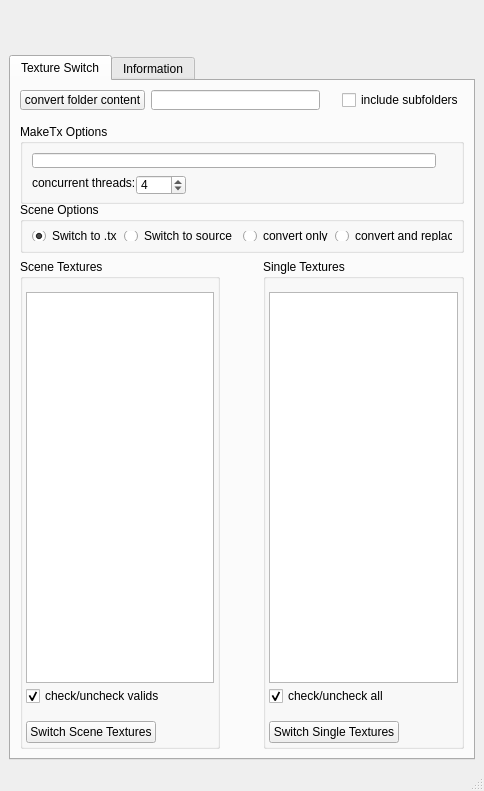
<?xml version="1.0" encoding="UTF-8"?>
<ui version="4.0">
 <class>mainWindow</class>
 <widget class="QMainWindow" name="mainWindow">
  <property name="geometry">
   <rect>
    <x>0</x>
    <y>0</y>
    <width>484</width>
    <height>791</height>
   </rect>
  </property>
  <property name="minimumSize">
   <size>
    <width>484</width>
    <height>0</height>
   </size>
  </property>
  <property name="baseSize">
   <size>
    <width>440</width>
    <height>0</height>
   </size>
  </property>
  <property name="windowTitle">
   <string>Texture Switch</string>
  </property>
  <property name="documentMode">
   <bool>false</bool>
  </property>
  <property name="tabShape">
   <enum>QTabWidget::Rounded</enum>
  </property>
  <widget class="QWidget" name="centralwidget">
   <layout class="QGridLayout" name="gridLayout_2">
    <item row="0" column="0">
     <layout class="QHBoxLayout" name="layout01">
      <property name="spacing">
       <number>0</number>
      </property>
      <item>
       <widget class="QWidget" name="labelBackground" native="true">
        <property name="minimumSize">
         <size>
          <width>0</width>
          <height>40</height>
         </size>
        </property>
        <property name="autoFillBackground">
         <bool>true</bool>
        </property>
        <widget class="QLabel" name="mainIcon">
         <property name="geometry">
          <rect>
           <x>10</x>
           <y>0</y>
           <width>161</width>
           <height>41</height>
          </rect>
         </property>
         <property name="text">
          <string/>
         </property>
         <property name="pixmap">
          <pixmap>../icons/arTextureSwitchSmall.png</pixmap>
         </property>
        </widget>
       </widget>
      </item>
     </layout>
    </item>
    <item row="1" column="0">
     <layout class="QHBoxLayout" name="horizontalLayout">
      <item>
       <widget class="QTabWidget" name="TextureSwitchTab">
        <property name="currentIndex">
         <number>0</number>
        </property>
        <widget class="QWidget" name="tab">
         <attribute name="title">
          <string>Texture Switch</string>
         </attribute>
         <layout class="QGridLayout" name="gridLayout_3">
          <item row="2" column="0">
           <layout class="QHBoxLayout" name="horizontalLayout_2">
            <item>
             <layout class="QHBoxLayout" name="horizontalLayout_3">
              <item>
               <widget class="QGroupBox" name="sceneTexturesGrp">
                <property name="minimumSize">
                 <size>
                  <width>125</width>
                  <height>0</height>
                 </size>
                </property>
                <property name="title">
                 <string>Scene Textures</string>
                </property>
                <layout class="QGridLayout" name="gridLayout_6">
                 <property name="leftMargin">
                  <number>3</number>
                 </property>
                 <property name="topMargin">
                  <number>3</number>
                 </property>
                 <property name="rightMargin">
                  <number>3</number>
                 </property>
                 <property name="bottomMargin">
                  <number>3</number>
                 </property>
                 <property name="spacing">
                  <number>3</number>
                 </property>
                 <item row="0" column="0">
                  <layout class="QVBoxLayout" name="verticalLayout_3">
                   <property name="topMargin">
                    <number>10</number>
                   </property>
                   <item>
                    <widget class="QTreeView" name="textListLeft">
                     <property name="contextMenuPolicy">
                      <enum>Qt::CustomContextMenu</enum>
                     </property>
                     <property name="toolTip">
                      <string>use right click for other functions</string>
                     </property>
                     <property name="showDropIndicator" stdset="0">
                      <bool>false</bool>
                     </property>
                     <property name="selectionMode">
                      <enum>QAbstractItemView::ExtendedSelection</enum>
                     </property>
                     <property name="verticalScrollMode">
                      <enum>QAbstractItemView::ScrollPerPixel</enum>
                     </property>
                     <property name="horizontalScrollMode">
                      <enum>QAbstractItemView::ScrollPerItem</enum>
                     </property>
                     <property name="indentation">
                      <number>0</number>
                     </property>
                     <property name="rootIsDecorated">
                      <bool>true</bool>
                     </property>
                     <property name="animated">
                      <bool>true</bool>
                     </property>
                     <attribute name="headerVisible">
                      <bool>false</bool>
                     </attribute>
                    </widget>
                   </item>
                  </layout>
                 </item>
                 <item row="1" column="0">
                  <layout class="QVBoxLayout" name="verticalLayout_10">
                   <property name="spacing">
                    <number>15</number>
                   </property>
                   <item>
                    <widget class="QCheckBox" name="checkAllLeftBx">
                     <property name="text">
                      <string>check/uncheck valids</string>
                     </property>
                     <property name="checked">
                      <bool>true</bool>
                     </property>
                    </widget>
                   </item>
                   <item>
                    <widget class="QPushButton" name="switchSceneBtn">
                     <property name="maximumSize">
                      <size>
                       <width>130</width>
                       <height>27</height>
                      </size>
                     </property>
                     <property name="toolTip">
                      <string>converts all scene textures (valid in left Scene Textures panel)
wheter if checked or not</string>
                     </property>
                     <property name="text">
                      <string>Switch Scene Textures</string>
                     </property>
                    </widget>
                   </item>
                  </layout>
                 </item>
                </layout>
               </widget>
              </item>
             </layout>
            </item>
            <item>
             <layout class="QVBoxLayout" name="verticalLayout_7" stretch="0,0,0,0">
              <property name="spacing">
               <number>20</number>
              </property>
              <property name="sizeConstraint">
               <enum>QLayout::SetMinimumSize</enum>
              </property>
              <property name="leftMargin">
               <number>0</number>
              </property>
              <item>
               <spacer name="verticalSpacer_2">
                <property name="orientation">
                 <enum>Qt::Vertical</enum>
                </property>
                <property name="sizeHint" stdset="0">
                 <size>
                  <width>20</width>
                  <height>40</height>
                 </size>
                </property>
               </spacer>
              </item>
              <item>
               <widget class="QPushButton" name="toRightBtn">
                <property name="minimumSize">
                 <size>
                  <width>31</width>
                  <height>23</height>
                 </size>
                </property>
                <property name="maximumSize">
                 <size>
                  <width>31</width>
                  <height>23</height>
                 </size>
                </property>
                <property name="toolTip">
                 <string>move checked items to Single Textures panel</string>
                </property>
                <property name="text">
                 <string/>
                </property>
                <property name="icon">
                 <iconset>
                  <normaloff>../icons/arArrowFore.png</normaloff>../icons/arArrowFore.png</iconset>
                </property>
                <property name="flat">
                 <bool>true</bool>
                </property>
               </widget>
              </item>
              <item>
               <widget class="QPushButton" name="toLeftBtn">
                <property name="minimumSize">
                 <size>
                  <width>31</width>
                  <height>23</height>
                 </size>
                </property>
                <property name="maximumSize">
                 <size>
                  <width>31</width>
                  <height>23</height>
                 </size>
                </property>
                <property name="toolTip">
                 <string>remove checked items from Single Textures panel</string>
                </property>
                <property name="text">
                 <string/>
                </property>
                <property name="icon">
                 <iconset>
                  <normaloff>../icons/arCurvedArrowBack.png</normaloff>../icons/arCurvedArrowBack.png</iconset>
                </property>
                <property name="flat">
                 <bool>true</bool>
                </property>
               </widget>
              </item>
              <item>
               <spacer name="verticalSpacer">
                <property name="orientation">
                 <enum>Qt::Vertical</enum>
                </property>
                <property name="sizeHint" stdset="0">
                 <size>
                  <width>20</width>
                  <height>40</height>
                 </size>
                </property>
               </spacer>
              </item>
             </layout>
            </item>
            <item>
             <layout class="QHBoxLayout" name="horizontalLayout_4">
              <property name="spacing">
               <number>6</number>
              </property>
              <item>
               <widget class="QGroupBox" name="singleTexturesGrp">
                <property name="minimumSize">
                 <size>
                  <width>125</width>
                  <height>0</height>
                 </size>
                </property>
                <property name="title">
                 <string>Single Textures</string>
                </property>
                <layout class="QGridLayout" name="gridLayout_7">
                 <property name="leftMargin">
                  <number>3</number>
                 </property>
                 <property name="topMargin">
                  <number>3</number>
                 </property>
                 <property name="rightMargin">
                  <number>3</number>
                 </property>
                 <property name="bottomMargin">
                  <number>3</number>
                 </property>
                 <property name="spacing">
                  <number>3</number>
                 </property>
                 <item row="0" column="0">
                  <layout class="QVBoxLayout" name="verticalLayout_13">
                   <property name="topMargin">
                    <number>10</number>
                   </property>
                   <item>
                    <widget class="QTreeView" name="textListRight">
                     <property name="contextMenuPolicy">
                      <enum>Qt::CustomContextMenu</enum>
                     </property>
                     <property name="toolTip">
                      <string>use right click for other functions</string>
                     </property>
                     <property name="showDropIndicator" stdset="0">
                      <bool>false</bool>
                     </property>
                     <property name="selectionMode">
                      <enum>QAbstractItemView::ExtendedSelection</enum>
                     </property>
                     <property name="verticalScrollMode">
                      <enum>QAbstractItemView::ScrollPerPixel</enum>
                     </property>
                     <property name="indentation">
                      <number>0</number>
                     </property>
                     <property name="animated">
                      <bool>true</bool>
                     </property>
                     <property name="headerHidden">
                      <bool>true</bool>
                     </property>
                    </widget>
                   </item>
                   <item>
                    <layout class="QVBoxLayout" name="verticalLayout_14">
                     <property name="spacing">
                      <number>15</number>
                     </property>
                     <property name="topMargin">
                      <number>0</number>
                     </property>
                     <item>
                      <widget class="QCheckBox" name="checkAllRightBx">
                       <property name="text">
                        <string>check/uncheck all</string>
                       </property>
                       <property name="checked">
                        <bool>true</bool>
                       </property>
                      </widget>
                     </item>
                     <item>
                      <widget class="QPushButton" name="switchSingleBtn">
                       <property name="maximumSize">
                        <size>
                         <width>130</width>
                         <height>27</height>
                        </size>
                       </property>
                       <property name="toolTip">
                        <string>converts your choosen single textures (all in right panel)
wheter if checked or not</string>
                       </property>
                       <property name="text">
                        <string>Switch Single Textures</string>
                       </property>
                      </widget>
                     </item>
                    </layout>
                   </item>
                  </layout>
                 </item>
                </layout>
               </widget>
              </item>
             </layout>
            </item>
           </layout>
          </item>
          <item row="0" column="0">
           <layout class="QVBoxLayout" name="verticalLayout">
            <property name="spacing">
             <number>0</number>
            </property>
            <item>
             <layout class="QHBoxLayout" name="horizontalLayout_15">
              <property name="spacing">
               <number>6</number>
              </property>
              <item>
               <widget class="QPushButton" name="convertFolderBtn">
                <property name="minimumSize">
                 <size>
                  <width>0</width>
                  <height>20</height>
                 </size>
                </property>
                <property name="maximumSize">
                 <size>
                  <width>16777215</width>
                  <height>20</height>
                 </size>
                </property>
                <property name="toolTip">
                 <string>starting folder conversion</string>
                </property>
                <property name="text">
                 <string>convert folder content</string>
                </property>
               </widget>
              </item>
              <item>
               <widget class="QLineEdit" name="folderField">
                <property name="minimumSize">
                 <size>
                  <width>0</width>
                  <height>20</height>
                 </size>
                </property>
                <property name="maximumSize">
                 <size>
                  <width>16777215</width>
                  <height>20</height>
                 </size>
                </property>
                <property name="toolTip">
                 <string>path to the textures you want to convert</string>
                </property>
               </widget>
              </item>
              <item>
               <widget class="QPushButton" name="searchFolderBtn">
                <property name="minimumSize">
                 <size>
                  <width>10</width>
                  <height>10</height>
                 </size>
                </property>
                <property name="maximumSize">
                 <size>
                  <width>10</width>
                  <height>10</height>
                 </size>
                </property>
                <property name="text">
                 <string/>
                </property>
                <property name="icon">
                 <iconset>
                  <normaloff>../icons/arSearch.png</normaloff>../icons/arSearch.png</iconset>
                </property>
                <property name="flat">
                 <bool>true</bool>
                </property>
               </widget>
              </item>
              <item>
               <widget class="QCheckBox" name="subfolderBx">
                <property name="toolTip">
                 <string>includes textures of sub directories </string>
                </property>
                <property name="text">
                 <string>include subfolders</string>
                </property>
               </widget>
              </item>
             </layout>
            </item>
            <item>
             <widget class="QGroupBox" name="optionsGrp">
              <property name="minimumSize">
               <size>
                <width>0</width>
                <height>80</height>
               </size>
              </property>
              <property name="maximumSize">
               <size>
                <width>16777215</width>
                <height>51</height>
               </size>
              </property>
              <property name="title">
               <string>MakeTx Options</string>
              </property>
              <layout class="QGridLayout" name="gridLayout_5">
               <item row="0" column="1">
                <widget class="QPushButton" name="helpBtn">
                 <property name="minimumSize">
                  <size>
                   <width>10</width>
                   <height>10</height>
                  </size>
                 </property>
                 <property name="maximumSize">
                  <size>
                   <width>10</width>
                   <height>10</height>
                  </size>
                 </property>
                 <property name="toolTip">
                  <string>look up for options in browser</string>
                 </property>
                 <property name="text">
                  <string/>
                 </property>
                 <property name="icon">
                  <iconset>
                   <normaloff>../icons/arAsk.png</normaloff>../icons/arAsk.png</iconset>
                 </property>
                 <property name="iconSize">
                  <size>
                   <width>10</width>
                   <height>10</height>
                  </size>
                 </property>
                 <property name="flat">
                  <bool>true</bool>
                 </property>
                </widget>
               </item>
               <item row="0" column="0">
                <widget class="QLineEdit" name="optionsField">
                 <property name="minimumSize">
                  <size>
                   <width>0</width>
                   <height>15</height>
                  </size>
                 </property>
                 <property name="toolTip">
                  <string>Options for make tx file process. Please see the current Arnold
 documentation for more details about the usable options</string>
                 </property>
                 <property name="text">
                  <string/>
                 </property>
                </widget>
               </item>
               <item row="1" column="0">
                <layout class="QVBoxLayout" name="verticalLayout_12">
                 <property name="spacing">
                  <number>0</number>
                 </property>
                 <item>
                  <layout class="QHBoxLayout" name="horizontalLayout_9">
                   <item>
                    <widget class="QLabel" name="maxThreadsLabel">
                     <property name="text">
                      <string>concurrent threads:</string>
                     </property>
                    </widget>
                   </item>
                   <item>
                    <widget class="QSpinBox" name="threadsBx">
                     <property name="minimumSize">
                      <size>
                       <width>50</width>
                       <height>20</height>
                      </size>
                     </property>
                     <property name="maximumSize">
                      <size>
                       <width>40</width>
                       <height>15</height>
                      </size>
                     </property>
                     <property name="toolTip">
                      <string>sets the limit of concurrent MakeTx processes. Please use this carefully, otherwise you could exceed your memory.</string>
                     </property>
                     <property name="value">
                      <number>4</number>
                     </property>
                    </widget>
                   </item>
                   <item>
                    <spacer name="horizontalSpacer_3">
                     <property name="orientation">
                      <enum>Qt::Horizontal</enum>
                     </property>
                     <property name="sizeHint" stdset="0">
                      <size>
                       <width>40</width>
                       <height>20</height>
                      </size>
                     </property>
                    </spacer>
                   </item>
                  </layout>
                 </item>
                 <item>
                  <spacer name="horizontalSpacer_4">
                   <property name="orientation">
                    <enum>Qt::Horizontal</enum>
                   </property>
                   <property name="sizeHint" stdset="0">
                    <size>
                     <width>1</width>
                     <height>1</height>
                    </size>
                   </property>
                  </spacer>
                 </item>
                </layout>
               </item>
              </layout>
             </widget>
            </item>
           </layout>
          </item>
          <item row="1" column="0">
           <layout class="QVBoxLayout" name="verticalLayout_2">
            <property name="topMargin">
             <number>6</number>
            </property>
            <item>
             <widget class="QGroupBox" name="sceneOptionsGrp">
              <property name="minimumSize">
               <size>
                <width>0</width>
                <height>51</height>
               </size>
              </property>
              <property name="maximumSize">
               <size>
                <width>16777215</width>
                <height>51</height>
               </size>
              </property>
              <property name="title">
               <string>Scene Options</string>
              </property>
              <layout class="QGridLayout" name="gridLayout_4">
               <item row="0" column="2">
                <layout class="QHBoxLayout" name="horizontalLayout_8">
                 <property name="spacing">
                  <number>2</number>
                 </property>
                 <item>
                  <spacer name="horizontalSpacer_2">
                   <property name="orientation">
                    <enum>Qt::Horizontal</enum>
                   </property>
                   <property name="sizeHint" stdset="0">
                    <size>
                     <width>40</width>
                     <height>20</height>
                    </size>
                   </property>
                  </spacer>
                 </item>
                 <item>
                  <widget class="QRadioButton" name="useTxRenderBx">
                   <property name="toolTip">
                    <string>enables Arnold's render options 'Use Existing .tx Textures', if Switch scene Textures
is used it will also disable Arnold's render options 'Auto-mipmap' </string>
                   </property>
                   <property name="text">
                    <string>convert only</string>
                   </property>
                   <property name="checked">
                    <bool>true</bool>
                   </property>
                  </widget>
                 </item>
                 <item>
                  <widget class="QRadioButton" name="replaceSceneBx">
                   <property name="toolTip">
                    <string>enables function to remap the filenodes filepaths</string>
                   </property>
                   <property name="text">
                    <string>convert and replace</string>
                   </property>
                   <property name="checked">
                    <bool>false</bool>
                   </property>
                  </widget>
                 </item>
                </layout>
               </item>
               <item row="0" column="0">
                <layout class="QHBoxLayout" name="horizontalLayout_7">
                 <property name="spacing">
                  <number>2</number>
                 </property>
                 <item>
                  <widget class="QRadioButton" name="toTxRadioBtn">
                   <property name="toolTip">
                    <string>converts specific textures to .tx files. The
custom Make Tx options will be used</string>
                   </property>
                   <property name="text">
                    <string>Switch to .tx</string>
                   </property>
                   <property name="checked">
                    <bool>true</bool>
                   </property>
                  </widget>
                 </item>
                 <item>
                  <widget class="QRadioButton" name="toSourceRadioBtn">
                   <property name="toolTip">
                    <string>switches specific filenodes filepaths back to
the source format. If no preferred source
format is set the following order will be
 used to find the source files
.exr
.hdr
.tif
.tiff
.jpeg
.jpg
.png
.bmp
.tga</string>
                   </property>
                   <property name="text">
                    <string>Switch to source</string>
                   </property>
                  </widget>
                 </item>
                 <item>
                  <spacer name="horizontalSpacer">
                   <property name="orientation">
                    <enum>Qt::Horizontal</enum>
                   </property>
                   <property name="sizeHint" stdset="0">
                    <size>
                     <width>40</width>
                     <height>20</height>
                    </size>
                   </property>
                  </spacer>
                 </item>
                </layout>
               </item>
              </layout>
             </widget>
            </item>
           </layout>
          </item>
         </layout>
        </widget>
        <widget class="QWidget" name="tab_2">
         <attribute name="title">
          <string>Information</string>
         </attribute>
         <layout class="QGridLayout" name="gridLayout">
          <item row="2" column="0">
           <layout class="QVBoxLayout" name="verticalLayout_9">
            <item>
             <layout class="QHBoxLayout" name="horizontalLayout_10">
              <item>
               <widget class="QPushButton" name="clearLogBtn">
                <property name="maximumSize">
                 <size>
                  <width>116</width>
                  <height>23</height>
                 </size>
                </property>
                <property name="text">
                 <string>Clear List</string>
                </property>
               </widget>
              </item>
              <item>
               <spacer name="horizontalSpacer_5">
                <property name="orientation">
                 <enum>Qt::Horizontal</enum>
                </property>
                <property name="sizeHint" stdset="0">
                 <size>
                  <width>40</width>
                  <height>20</height>
                 </size>
                </property>
               </spacer>
              </item>
              <item>
               <widget class="QComboBox" name="logFilter"/>
              </item>
             </layout>
            </item>
           </layout>
          </item>
          <item row="1" column="0">
           <layout class="QVBoxLayout" name="verticalLayout_6">
            <item>
             <widget class="QListWidget" name="logList"/>
            </item>
           </layout>
          </item>
          <item row="0" column="0">
           <layout class="QVBoxLayout" name="verticalLayout_5">
            <item>
             <widget class="QGroupBox" name="ColorKeysGrp">
              <property name="minimumSize">
               <size>
                <width>0</width>
                <height>51</height>
               </size>
              </property>
              <property name="title">
               <string>Color Keys</string>
              </property>
              <layout class="QGridLayout" name="gridLayout_8">
               <item row="0" column="0">
                <layout class="QHBoxLayout" name="horizontalLayout_11">
                 <item>
                  <widget class="QLabel" name="label_7">
                   <property name="text">
                    <string>convert only mode</string>
                   </property>
                  </widget>
                 </item>
                </layout>
               </item>
               <item row="2" column="0">
                <layout class="QHBoxLayout" name="horizontalLayout_5">
                 <item>
                  <layout class="QFormLayout" name="formLayout">
                   <item row="0" column="0">
                    <widget class="QLabel" name="legendIcon01">
                     <property name="text">
                      <string/>
                     </property>
                     <property name="pixmap">
                      <pixmap>../icons/arToggleWhite.png</pixmap>
                     </property>
                    </widget>
                   </item>
                   <item row="0" column="1">
                    <widget class="QLabel" name="label_2">
                     <property name="text">
                      <string>no equivalent .tx file exists</string>
                     </property>
                    </widget>
                   </item>
                   <item row="1" column="0">
                    <widget class="QLabel" name="legendIcon03">
                     <property name="text">
                      <string/>
                     </property>
                     <property name="pixmap">
                      <pixmap>../icons/arToggleGreen.png</pixmap>
                     </property>
                    </widget>
                   </item>
                   <item row="1" column="1">
                    <widget class="QLabel" name="label_4">
                     <property name="text">
                      <string>.tx file exists and will be used</string>
                     </property>
                    </widget>
                   </item>
                   <item row="2" column="0">
                    <widget class="QLabel" name="legendIcon05">
                     <property name="text">
                      <string/>
                     </property>
                     <property name="pixmap">
                      <pixmap>../icons/arToggleRed.png</pixmap>
                     </property>
                    </widget>
                   </item>
                   <item row="2" column="1">
                    <widget class="QLabel" name="label_6">
                     <property name="text">
                      <string>used .tx file is not up-to-date</string>
                     </property>
                    </widget>
                   </item>
                  </layout>
                 </item>
                </layout>
               </item>
               <item row="0" column="1">
                <layout class="QHBoxLayout" name="horizontalLayout_12">
                 <item>
                  <widget class="QLabel" name="label_8">
                   <property name="text">
                    <string>convert and replace mode</string>
                   </property>
                  </widget>
                 </item>
                </layout>
               </item>
               <item row="2" column="1">
                <layout class="QHBoxLayout" name="horizontalLayout_6">
                 <item>
                  <layout class="QFormLayout" name="formLayout_2">
                   <item row="0" column="0">
                    <widget class="QLabel" name="legendIcon02">
                     <property name="text">
                      <string/>
                     </property>
                     <property name="pixmap">
                      <pixmap>../icons/arToggleWhite.png</pixmap>
                     </property>
                    </widget>
                   </item>
                   <item row="0" column="1">
                    <widget class="QLabel" name="label_10">
                     <property name="text">
                      <string>no.tx file in use</string>
                     </property>
                    </widget>
                   </item>
                   <item row="1" column="0">
                    <widget class="QLabel" name="legendIcon04">
                     <property name="text">
                      <string/>
                     </property>
                     <property name="pixmap">
                      <pixmap>../icons/arToggleGreen.png</pixmap>
                     </property>
                    </widget>
                   </item>
                   <item row="1" column="1">
                    <widget class="QLabel" name="label_12">
                     <property name="text">
                      <string>.tx file in use</string>
                     </property>
                    </widget>
                   </item>
                   <item row="2" column="0">
                    <widget class="QLabel" name="legendIcon06">
                     <property name="text">
                      <string/>
                     </property>
                     <property name="pixmap">
                      <pixmap>../icons/arToggleYellow.png</pixmap>
                     </property>
                    </widget>
                   </item>
                   <item row="2" column="1">
                    <widget class="QLabel" name="label_14">
                     <property name="text">
                      <string>equivalent texture newer than .tx file</string>
                     </property>
                    </widget>
                   </item>
                  </layout>
                 </item>
                </layout>
               </item>
              </layout>
             </widget>
            </item>
           </layout>
          </item>
         </layout>
        </widget>
       </widget>
      </item>
     </layout>
    </item>
   </layout>
  </widget>
  <widget class="QStatusBar" name="statusbar"/>
  <action name="actionSingle_View">
   <property name="text">
    <string>Single Pane</string>
   </property>
  </action>
  <action name="actionTwo_Panes_Horizontal">
   <property name="text">
    <string>Two Panes Horizontal</string>
   </property>
  </action>
  <action name="actionTwo_Panes_Vertical">
   <property name="text">
    <string>Two Panes Vertical</string>
   </property>
  </action>
  <action name="actionThree_Panes_Vertical">
   <property name="text">
    <string>Three Panes Vertical</string>
   </property>
  </action>
  <action name="actionSave_current_Layout">
   <property name="text">
    <string>Save current Layout</string>
   </property>
  </action>
  <action name="actionDocumentation">
   <property name="text">
    <string>Documentation</string>
   </property>
  </action>
  <action name="actionAbout">
   <property name="text">
    <string>About</string>
   </property>
  </action>
  <action name="actionThree_Panes_Horizontal">
   <property name="text">
    <string>Three Panes Horizontal</string>
   </property>
  </action>
 </widget>
 <resources/>
 <connections/>
</ui>
